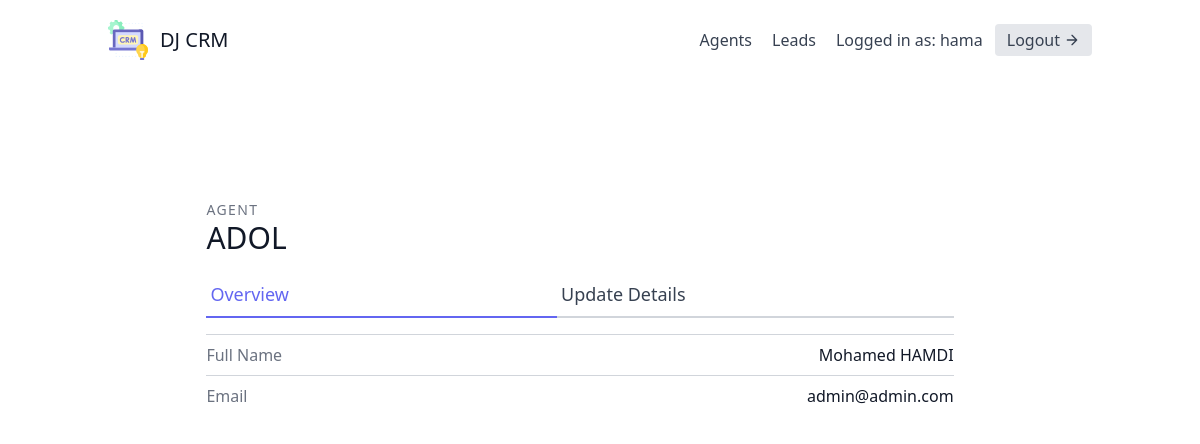
Screenshot of /agents/2/ (signed in) with the database file from the repository.
### leads/models.py (models this page shows, shortened)
class User(AbstractUser):
    is_organisor = models.BooleanField(default=True)
    is_agent = models.BooleanField(default=False)

class Agent(models.Model):
    user = models.OneToOneField(User, on_delete=models.CASCADE)
    organisation = models.ForeignKey(UserProfile, on_delete=models.CASCADE)

### agents/views.py (the view)
# urls.py: path('<int:pk>/', AgentDetailView.as_view(), name='agent-detail'),
class AgentDetailView(OrganisorAndLoginRequiredMixin, generic.DetailView):
    template_name = "agents/agent_detail.html"
    context_object_name = "agent"
    def get_queryset(self):
        organisation = self.request.user.userprofile
        return Agent.objects.filter(organisation=organisation)

### agents/mixins.py (called while the page is built)
    def dispatch(self, request, *args, **kwargs):
        if not request.user.is_authenticated or not request.user.is_organisor:
            return redirect("leads:lead-list")
        return super().dispatch(request, *args, **kwargs)

### agents/templates/agents/agent_detail.html
{% extends "base.html" %}
{% block content %}
<section class="text-gray-700 body-font overflow-hidden">
    <div class="container px-5 py-24 mx-auto">
      <div class="lg:w-4/5 mx-auto flex flex-wrap">
        <div class="w-full lg:pr-10 lg:py-6 mb-6 lg:mb-0">
            <h2 class="text-sm title-font text-gray-500 tracking-widest">AGENT</h2>
            <h1 class="text-gray-900 text-3xl title-font font-medium mb-4">{{ agent.user.username }}</h1>
            <div class="flex mb-4">
                <a href="{% url 'agents:agent-detail' agent.pk %}" class="flex-grow text-indigo-500 border-b-2 border-indigo-500 py-2 text-lg px-1">
                    Overview
                </a>
                <a href="{% url 'agents:agent-update' agent.pk %}" class="flex-grow border-b-2 border-gray-300 py-2 text-lg px-1">
                    Update Details
                </a>
            </div>
            <div class="flex border-t border-gray-300 py-2">
                <span class="text-gray-500">Full Name</span>
                <span class="ml-auto text-gray-900">{{ agent.user.first_name }} {{ agent.user.last_name }}</span>
            </div>
            <div class="flex border-t border-gray-300 py-2">
                <span class="text-gray-500">Email</span>
                <span class="ml-auto text-gray-900">{{ agent.user.email }}</span>
            </div>
        </div>
      </div>
    </div>
  </section>
{% endblock content %}

### templates/navbar.html (shortened to what this page needs)
<header class="text-gray-700 body-font">
    <div class="container mx-auto flex flex-wrap p-5 flex-col md:flex-row items-center">
      <a href="{% url 'dashboard' %}" class="flex title-font font-medium items-center text-gray-900 mb-4 md:mb-0">
        <span class="ml-3 text-xl">DJ CRM</span>
      </a>
      <nav class="md:ml-auto flex flex-wrap items-center text-base justify-center">
        {% if not request.user.is_authenticated %}
          <a href="{% url 'signup' %}" class="mr-5 hover:text-gray-900">Signup</a>
        {% else %}
          {% if request.user.is_organisor %}
          <a href="{% url 'agents:agent-list' %}" class="mr-5 hover:text-gray-900">Agents</a>
          {% endif %}
          <a href="{% url 'leads:lead-list' %}" class="mr-5 hover:text-gray-900">Leads</a>
        {% endif %}
      </nav>
      {% if request.user.is_authenticated %}
        Logged in as: {{ request.user.username }}
        <a href="{% url 'logout' %}" class="ml-3 inline-flex items-center bg-gray-200 border-0 py-1 px-3 focus:outline-none hover:bg-gray-300 rounded text-base mt-4 md:mt-0">
          Logout
            <svg fill="none" stroke="currentColor" stroke-linecap="round" stroke-linejoin="round" stroke-width="2" class="w-4 h-4 ml-1" viewBox="0 0 24 24">
                <path d="M5 12h14M12 5l7 7-7 7"></path>
            </svg>
        </a>
      {% endif %}
    </div>
</header>

### theme/static/css/styles.css (style rules this page uses)
*,::after,::before { box-sizing:border-box }
:root { -moz-tab-size:4;-o-tab-size:4;tab-size:4 }
html { line-height:1.15;-webkit-text-size-adjust:100% }
body { margin:0 }
body { font-family:system-ui,-apple-system,'Segoe UI',Roboto,Helvetica,Arial,sans-serif,'Apple Color Emoji','Segoe UI Emoji' }
blockquote,dd,dl,figure,h1,h2,h3,h4,h5,h6,hr,p,pre { margin:0 }
html { font-family:ui-sans-serif,system-ui,-apple-system,BlinkMacSystemFont,"Segoe UI",Roboto,"Helvetica Neue",Arial,"Noto Sans",sans-serif,"Apple Color Emoji","Segoe UI Emoji","Segoe UI Symbol","Noto Color Emoji";line-height:1.5 }
body { font-family:inherit;line-height:inherit }
*,::after,::before { box-sizing:border-box;border-width:0;border-style:solid;border-color:#e5e7eb }
h1,h2,h3,h4,h5,h6 { font-size:inherit;font-weight:inherit }
a { color:inherit;text-decoration:inherit }
audio,canvas,embed,iframe,img,object,svg,video { display:block;vertical-align:middle }
.container { width:100% }
@media (min-width:640px) { .container { max-width:640px } }
@media (min-width:768px) { .container { max-width:768px } }
@media (min-width:1024px) { .container { max-width:1024px } }
.bg-gray-200 { --tw-bg-opacity:1;background-color:rgba(229,231,235,var(--tw-bg-opacity)) }
.border-gray-300 { --tw-border-opacity:1;border-color:rgba(209,213,219,var(--tw-border-opacity)) }
.border-indigo-500 { --tw-border-opacity:1;border-color:rgba(99,102,241,var(--tw-border-opacity)) }
.rounded { border-radius:.25rem }
.border-0 { border-width:0 }
.border-b-2 { border-bottom-width:2px }
.border-t { border-top-width:1px }
.flex { display:flex }
.inline-flex { display:inline-flex }
.flex-col { flex-direction:column }
.flex-wrap { flex-wrap:wrap }
.items-center { align-items:center }
.justify-center { justify-content:center }
.flex-grow { flex-grow:1 }
.font-medium { font-weight:500 }
.h-4 { height:1rem }
.h-10 { height:2.5rem }
.text-sm { font-size:.875rem;line-height:1.25rem }
.text-base { font-size:1rem;line-height:1.5rem }
.text-lg { font-size:1.125rem;line-height:1.75rem }
.text-xl { font-size:1.25rem;line-height:1.75rem }
.text-3xl { font-size:1.875rem;line-height:2.25rem }
.mx-auto { margin-left:auto;margin-right:auto }
.ml-1 { margin-left:.25rem }
.ml-3 { margin-left:.75rem }
.mt-4 { margin-top:1rem }
.mb-4 { margin-bottom:1rem }
.mr-5 { margin-right:1.25rem }
.mb-6 { margin-bottom:1.5rem }
.ml-auto { margin-left:auto }
.overflow-hidden { overflow:hidden }
.p-5 { padding:1.25rem }
.py-1 { padding-top:.25rem;padding-bottom:.25rem }
.px-1 { padding-left:.25rem;padding-right:.25rem }
.py-2 { padding-top:.5rem;padding-bottom:.5rem }
.px-3 { padding-left:.75rem;padding-right:.75rem }
.px-5 { padding-left:1.25rem;padding-right:1.25rem }
.py-24 { padding-top:6rem;padding-bottom:6rem }
* { --tw-shadow:0 0 #0000 }
* { --tw-ring-inset:var(--tw-empty, );--tw-ring-offset-width:0px;--tw-ring-offset-color:#fff;--tw-ring-color:rgba(59, 130, 246, 0.5);--tw-ring-offset-shadow:0 0 #0000;--tw-ring-shadow:0 0 #0000 }
.text-gray-500 { --tw-text-opacity:1;color:rgba(107,114,128,var(--tw-text-opacity)) }
.text-gray-700 { --tw-text-opacity:1;color:rgba(55,65,81,var(--tw-text-opacity)) }
.text-gray-900 { --tw-text-opacity:1;color:rgba(17,24,39,var(--tw-text-opacity)) }
.text-indigo-500 { --tw-text-opacity:1;color:rgba(99,102,241,var(--tw-text-opacity)) }
.tracking-widest { letter-spacing:.1em }
.w-4 { width:1rem }
.w-10 { width:2.5rem }
.w-full { width:100% }
@media (min-width:768px) { .md\:flex-row { flex-direction:row } }
@media (min-width:768px) { .md\:mt-0 { margin-top:0 } }
@media (min-width:768px) { .md\:mb-0 { margin-bottom:0 } }
@media (min-width:768px) { .md\:ml-auto { margin-left:auto } }
@media (min-width:1024px) { .lg\:mb-0 { margin-bottom:0 } }
@media (min-width:1024px) { .lg\:py-6 { padding-top:1.5rem;padding-bottom:1.5rem } }
@media (min-width:1024px) { .lg\:pr-10 { padding-right:2.5rem } }
@media (min-width:1024px) { .lg\:w-4\/5 { width:80% } }

### rows the page displays
User: user.username "hama"
Agent: user.username "ADOL", user.first_name "Mohamed", user.last_name "HAMDI", user.email "admin@admin.com"
